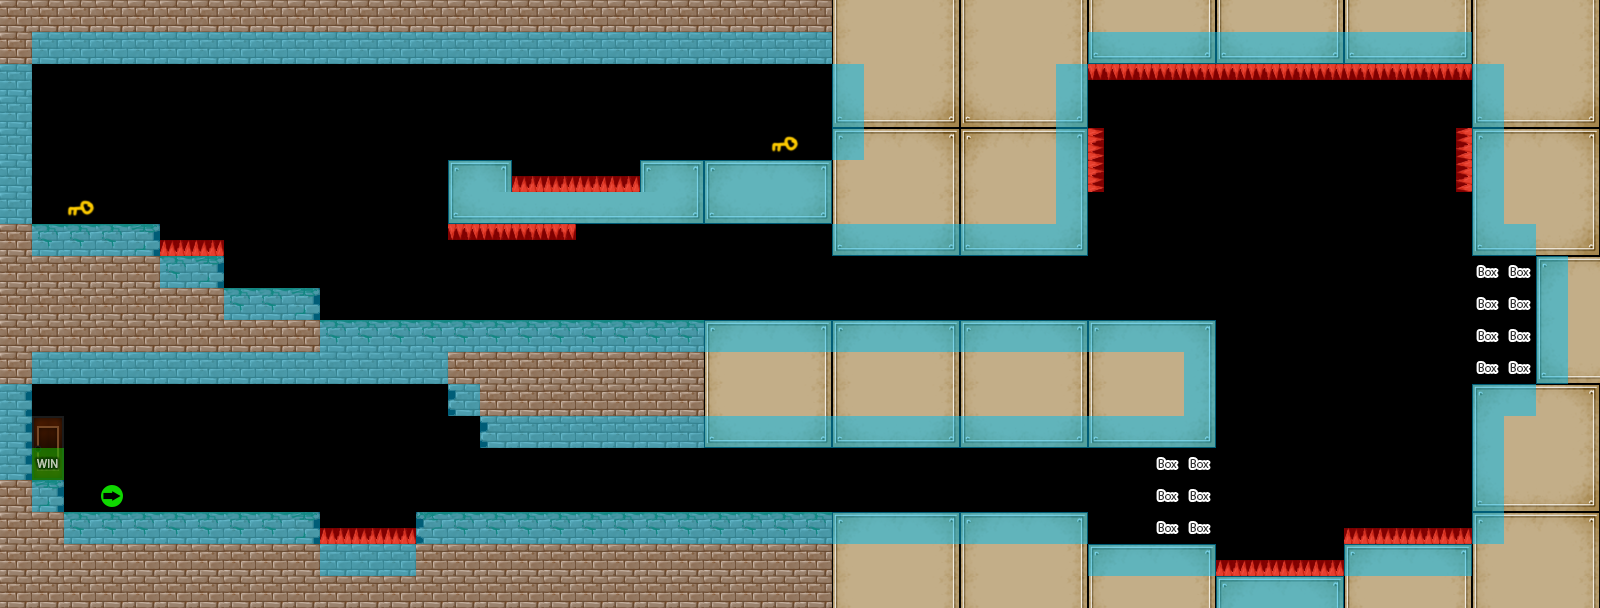

A 2D game scene composited from a Tiled map and its tileset images. What follows is a short description and the map's XML, with each tile layer's data collapsed to a summary:
An orthogonal 50x19 tile map with 32x32 px tiles, 2 tile layers (100, collision), 2 hidden layers not drawn, 2 tilesets.

<map version="1.0" orientation="orthogonal" width="50" height="19" tilewidth="32" tileheight="32">
 <tileset firstgid="1" name="tileset" tilewidth="32" tileheight="32">
  <image source="tilesets/tileset.png" width="384" height="384" />
 </tileset>
 <tileset firstgid="145" name="tiles_collision" tilewidth="32" tileheight="32">
  <image source="tilesets/tiles_collision.png" width="160" height="160" />
 </tileset>
 <layer name="100" width="50" height="19">
  <data>[950 cells, 541 non-empty, 21 distinct tile ids]</data>
 </layer>
 <layer name="-90" width="50" height="19" visible="0">
  <data>[950 cells, 41 non-empty, 6 distinct tile ids]</data>
 </layer>
 <layer name="-95" width="50" height="19" visible="0">
  <data>[950 cells, 1 non-empty, 1 distinct tile ids]</data>
 </layer>
 <layer name="collision" width="50" height="19">
  <data>[950 cells, 274 non-empty, 9 distinct tile ids]</data>
 </layer>
</map>
